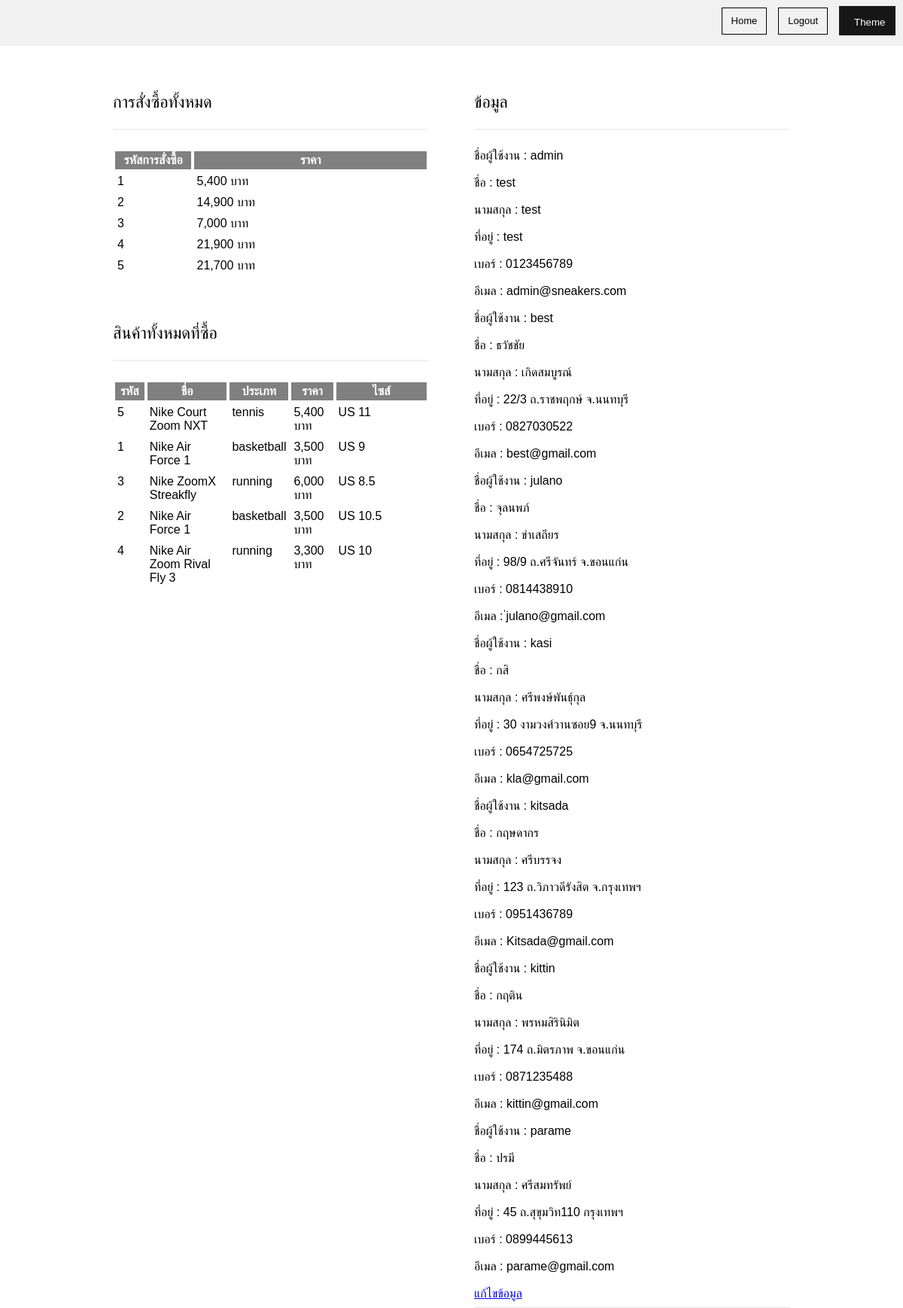
Page /about.php on the committed database.
### tables this page shows
CREATE TABLE `orders` (
  `ord_id` int(11) NOT NULL,
  `username` varchar(15) NOT NULL,
  `total` float NOT NULL
);

CREATE TABLE `product` (
  `pid` int(15) NOT NULL,
  `pname` varchar(50) NOT NULL,
  `ptype` varchar(50) NOT NULL,
  `price` float NOT NULL,
  `pcolour` varchar(25) NOT NULL,
  `pdetail` text NOT NULL,
  `psize` float NOT NULL
);

CREATE TABLE `member` (
  `username` varchar(15) NOT NULL,
  `password` varchar(15) NOT NULL,
  `fname` varchar(50) NOT NULL,
  `lname` varchar(50) NOT NULL,
  `address` varchar(255) NOT NULL,
  `mobile` varchar(30) NOT NULL,
  `email` varchar(30) NOT NULL,
  `status` varchar(15) DEFAULT NULL
);

### about.php (the view, shortened to what this page needs)
<?php
    include "connect.php";
    function formatMoney($number, $fractional=false) {
        while (true) {
            $replaced = preg_replace('/(-?\d+)(\d\d\d)/', '$1,$2', $number);
            if ($replaced != $number) {
                $number = $replaced;
            } else { break; }
        }
        return $number;
    }
?>
<html>
    <head>
    </head>
    <body>
        <div class="headertop">
        <button class="theme-btn">Theme</button>
            <div class="headertop-right">
                <a href="home.php">Home</a>
                <a href="logout.php">Logout</a>
            </div>
        </div>
        <div style="display:flex">
            <div class="column" style="padding: 40px 30px 80px 150px">
                <p style="font-size:22px" >การสั่งซื้อทั้งหมด</p>
                <hr>
                <?php
                    $stmt = $pdo->prepare("SELECT ord_id, total FROM orders WHERE username LIKE ?");
                    $value = '%'.$_GET["username"].'%';
                    $stmt->bindParam(1,$value);
                    $stmt->execute();
                ?>
                <table style="padding-bottom: 40px">
                    <tr>
                        <th>รหัสการสั่งซื้อ</th>
                        <th>ราคา</th>
                    </tr>
                <?php while($row = $stmt->fetch()): ?>
                    <tr>
                        <td><?=$row["ord_id"]?></td>
                        <td><?=formatMoney($row["total"])?> บาท</td>
                    </tr>
                <?php endwhile; ?>
                </table>
                <p style="font-size:22px" >สินค้าทั้งหมดที่ซื้อ</p>
                <hr>
                <?php
                    $stmt = $pdo->prepare("SELECT * FROM product WHERE pid IN (SELECT pid FROM item WHERE ord_id IN (SELECT ord_id FROM orders WHERE username LIKE ?))");
                    $value = '%'.$_GET["username"].'%';
                    $stmt->bindParam(1,$value);
                    $stmt->execute();
                ?>
                <table style="padding-bottom: 40px">
                    <tr>
                        <th>รหัส</th>
                        <th>ชื่อ</th>
                        <th>ประเภท</th>
                        <th>ราคา</th>
                        <th>ไซส์</th>
                    </tr>
                <?php while($row = $stmt->fetch()): ?>
                    <tr>
                        <td><?=$row["pid"]?></td>
                        <td><?=$row["pname"]?></td>
                        <td><?=$row["ptype"]?></td>
                        <td><?=formatMoney($row["price"])?> บาท</td>
                        <td>US <?=$row["psize"]?></td>
                    </tr>
                <?php endwhile; ?>
                </table>
            </div>
            <div class="column" style="padding: 40px 150px 80px 30px">
                <p style="font-size:22px" >ข้อมูล</p>
                <hr>
                <?php
                    $stmt = $pdo->prepare("SELECT * FROM member WHERE username LIKE ?");
                    $value = '%'.$_GET["username"].'%';
                    $stmt->bindParam(1,$value);
                    $stmt->execute();
                ?>
                <?php while($row = $stmt->fetch()): ?>
                ชื่อผู้ใช้งาน : <?=$row["username"]?><br><br>
                ชื่อ : <?=$row["fname"]?><br><br>
                นามสกุล : <?=$row["lname"]?><br><br>
                ที่อยู่ : <?=$row["address"]?><br><br>
                เบอร์ : <?=$row["mobile"]?><br><br>
                อีเมล : <?=$row["email"]?><br><br>
                <?php endwhile; ?>
                <a class="edit" href="editmember.php?username=<?=$_SESSION["username"]?>">แก้ไขข้อมูล</a>
            </div>
        </div>
    </body>
</html>

### about.php (style rules this page uses)
body { margin: 0; font-family: Arial, Helvetica, sans-serif; }
* { box-sizing: border-box }
.headertop { overflow: hidden; background: #f1f1f1; padding-right: 10px; }
.headertop a { float: left; color: black; text-align: center; padding: 12px; text-decoration: none; font-size: 13px; line-height: 10px; border: 1px solid black; margin: 10px 15px 15px 0px; }
.headertop-right { float: right; }
.column { float: left; width: 50%; height: 300px; }
hr { border: 1px solid #f1f1f1; margin-bottom: 25px; }
button { background-color: black; color: white; padding: 14px 20px; margin: 8px 0; border: none; cursor: pointer; width: 100%; opacity: 0.9; }
.theme-btn { background-color: black; cursor: pointer; width: 75px; padding-bottom: 10px; opacity: 0.9; float: right; }
th:first-child { width: 10%; }
th:last-child { width: 30%; }
td { background: white; }
th { background: gray; color: white; }
td, th { border: solid 1px white; padding: 3px; vertical-align: top; }

### rows in the picture
orders: ord_id "1", total "5,400"
orders: ord_id "2", total "14,900"
orders: ord_id "3", total "7,000"
orders: ord_id "4", total "21,900"
orders: ord_id "5", total "21,700"
product: pid "5", pname "Nike Court Zoom NXT", ptype "tennis", price "5,400", psize "11"
product: pid "1", pname "Nike Air Force 1", ptype "basketball", price "3,500", psize "9"
product: pid "3", pname "Nike ZoomX Streakfly", ptype "running", price "6,000", psize "8.5"
product: pid "2", pname "Nike Air Force 1", ptype "basketball", price "3,500", psize "10.5"
product: pid "4", pname "Nike Air Zoom Rival Fly 3", ptype "running", price "3,300", psize "10"
member: username "admin", fname "test", lname "test", address "test", mobile "0123456789", email "admin@sneakers.com"
member: username "best", fname "ธวัชชัย", lname "เกิดสมบูรณ์", address "22/3 ถ.ราชพฤกษ์ จ.นนทบุรี", mobile "0827030522", email "best@gmail.com"
member: username "julano", fname "จุลนพภ์", lname "ขําเสถียร", address "98/9 ถ.ศรีจันทร์ จ.ขอนแก่น", mobile "0814438910", email "่julano@gmail.com"
member: username "kasi", fname "กสิ", lname "ศรีพงษ์พันธุ์กุล", address "30 งามวงศ์วานซอย9 จ.นนทบุรี", mobile "0654725725", email "kla@gmail.com"
member: username "kitsada", fname "กฤษดากร", lname "ศรีบรรจง", address "123 ถ.วิภาวดีรังสิต จ.กรุงเทพฯ", mobile "0951436789", email "Kitsada@gmail.com"
member: username "kittin", fname "กฤติน", lname "พรหมสิรินิมิต", address "174 ถ.มิตรภาพ จ.ขอนแก่น", mobile "0871235488", email "kittin@gmail.com"
member: username "parame", fname "ปรมี", lname "ศรีสมทรัพย์", address "45 ถ.สุขุมวิท110 กรุงเทพฯ", mobile "0899445613", email "parame@gmail.com"
